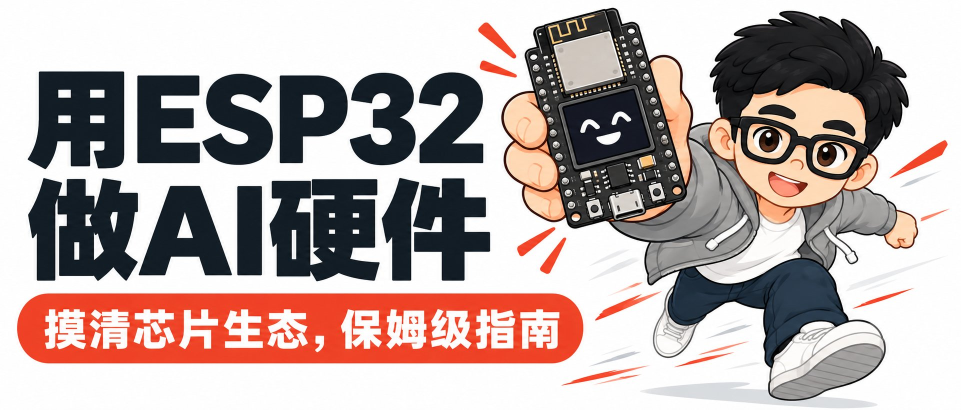
#> input picture examples/cgnot996-intro/assets/p-esp32.jpg, 1921 x 819 px (shown at 1/2 size)
$ python -i reading.py   (imports and definitions only)
#> lines starting #> are read from the running program, lines starting #| are printed output that depends on the picture
#> further down, picture is the input picture: PIL image 1921x819 RGB; mean R, G, B 184.4, 170.5, 168
"""Reading a frame as a viewer does: with the finish's bloom on it, shrunk to the size a phone shows it in the
feed, read by the computer's own text recognition, against the words the film says are on screen.

The reader: on a Mac the system's own (Vision, through read-text.swift, built once into the skill's home); on
Windows and Linux tesseract with its Chinese data (chi_sim, chi_tra), when it is installed. Without one, the
check says it could not read and is skipped (it never blocks a film for want of a reader).

  r = reader()                      # None, or what reads
  lines = read(r, [png, …])         # {png: [(text, confidence 0–1 or None), …]}
  where = boxes(r, [png, …])        # {png: [(text, confidence, (x0, y0, x1, y1)), …]}: each line's box, 0–1, y down
  silent = without_words(img, [b for _, _, b in where[png]])   # the picture with its lettering blurred past reading
  base = baseline(r, ["再看懂彼此"], (font_path, index))   # {text: the reader's confidence on it flat and large}
  ok, got = match("再看懂彼此", lines[png], base["再看懂彼此"])
"""
import json
import os
import shutil
import subprocess
import sys
import unicodedata
from difflib import SequenceMatcher
from pathlib import Path

import numpy as np
from PIL import Image

HOME = Path(os.environ.get("CHRISHKAI_VIDEO_HOME") or Path.home() / ".chrishkai-video")
SWIFT = Path(__file__).with_name("read-text.swift")
PHONE = 360  # px: a film's short side as a phone shows it in the feed (a 16:9 film 640 wide, a 9:16 one 640 tall)
SHAKY = 0.5  # Vision's confidence under this on the right words: read, but only just


# [21 lines left out: function reader, not called in this run]


def name(r):
    return {"vision": "macOS 文字识别", "tesseract": "tesseract"}[r[0]] if r else None


# [20 lines left out: function read, not called in this run]


def wordy(text):
    """Is it lettering a viewer reads (a letter or a digit in it), not a mark alone (！ ？ …)?"""
    return any(unicodedata.category(ch)[0] in "LN" for ch in text)


# [125 lines left out: functions _vision, boxes, boxes_closer, _sure, tsv_boxes, without_words, not called in this run]


def finish_look(img, bloom_from=0.85, bloom=0.3):
    """The finish step's bloom on a frame of any size (engine/scripts/finish.py: its glow, scaled to the frame)."""
#> called with bloom_from = 0.85, bloom = 0.3
    from scipy.ndimage import gaussian_filter
    srgb = np.asarray(img.convert("RGB"), dtype=np.float32) / 255
    if bloom <= 0:
        return img.convert("RGB")
    H, W = srgb.shape[:2]
#> H = 819; W = 1921
    k = max(W, H) / 1920
#> k = 1
    lin = srgb ** 2.2
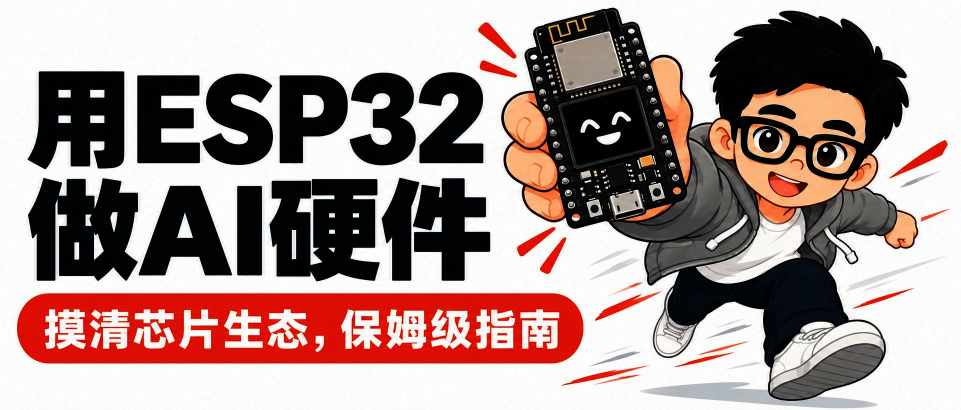
#> lin: shape (819, 1921, 3) float32 (shown at 1/2 size); mean R, G, B 0.67, 0.591, 0.575
    lum = lin @ np.array([0.2126, 0.7152, 0.0722], dtype=np.float32)
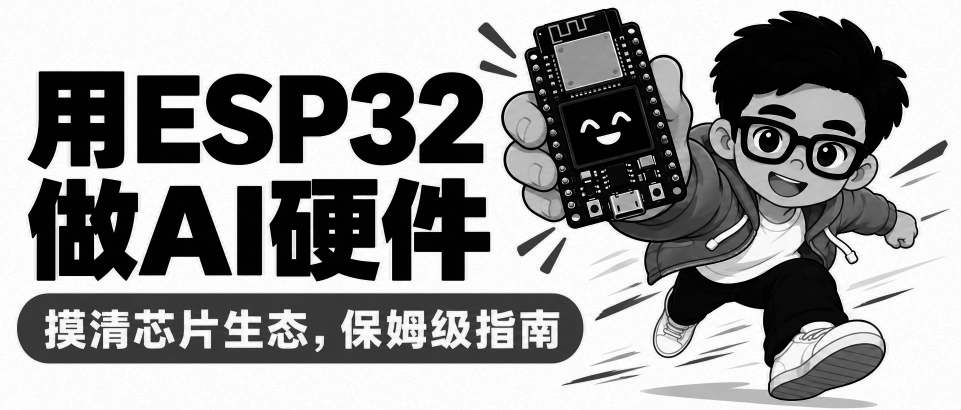
#> lum: shape (819, 1921) float32 (shown at 1/2 size); min 0, max 1, mean 0.606
    bright = lin * (np.clip((lum - bloom_from) / (1 - bloom_from), 0, 1)[..., None])
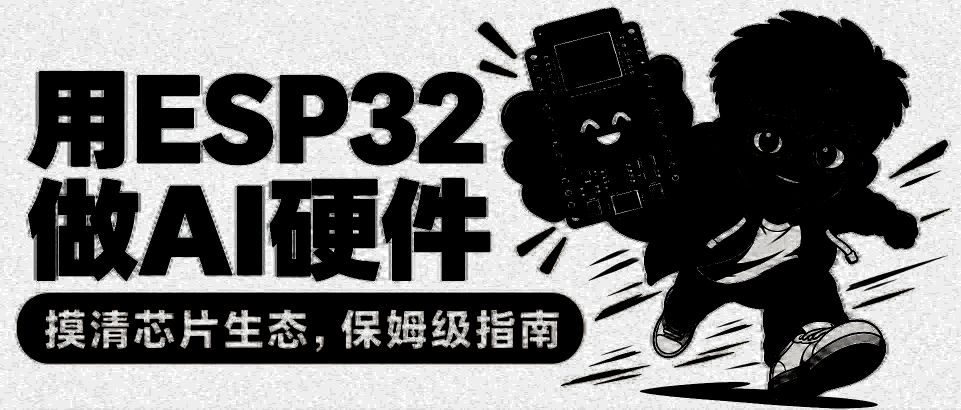
#> bright: shape (819, 1921, 3) float32 (shown at 1/2 size); mean R, G, B 0.461, 0.461, 0.46
    small = bright[::2, ::2]
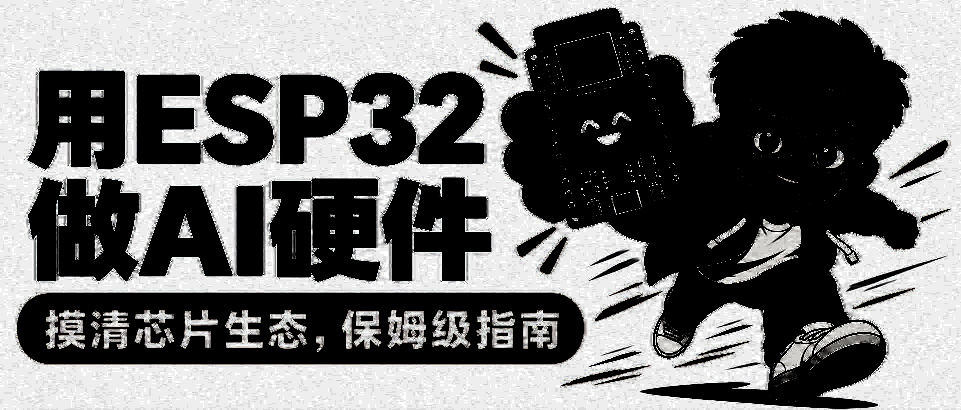
#> small: shape (410, 961, 3) float32; mean R, G, B 0.461, 0.461, 0.46
    glow = gaussian_filter(small, sigma=(6 * k, 6 * k, 0)) * 0.55 + gaussian_filter(small, sigma=(22 * k, 22 * k, 0)) * 0.35
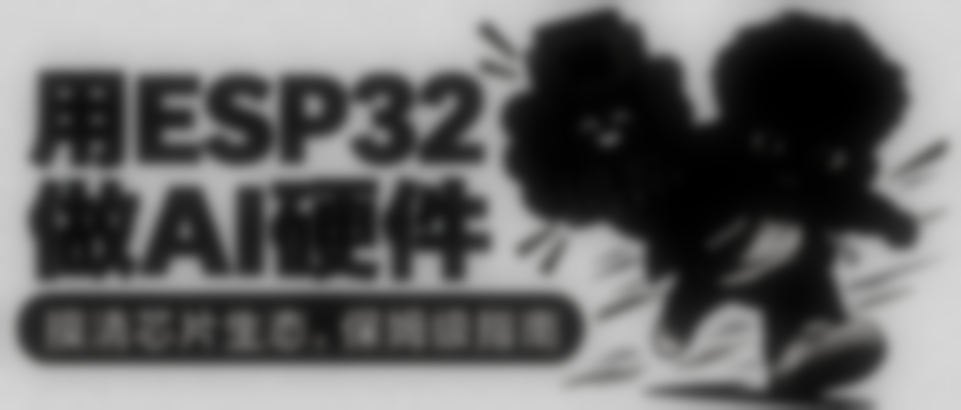
#> glow: shape (410, 961, 3) float32; mean R, G, B 0.414, 0.414, 0.414
    glow = np.repeat(np.repeat(glow, 2, axis=0), 2, axis=1)[:H, :W]
#> glow: shape (819, 1921, 3) float32
    out = np.clip(lin + glow * bloom, 0, 1) ** (1 / 2.2)
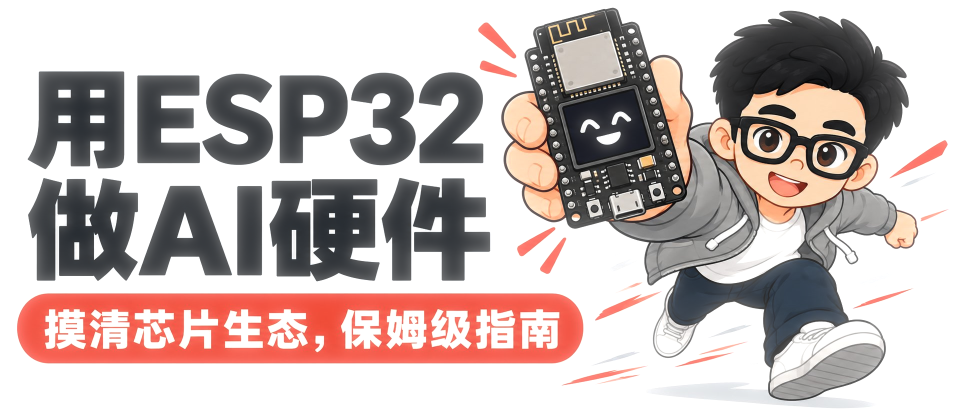
#> out: shape (819, 1921, 3) float32 (shown at 1/2 size); mean R, G, B 0.772, 0.721, 0.712
    return Image.fromarray((out * 255 + 0.5).astype(np.uint8))


# [5 lines left out: function phone, not called in this run]


# what a reader takes one for the other, where the film's words do not care (I and 1, O and 0, full and half width)
CONFUSE = str.maketrans({"1": "I", "l": "I", "|": "I", "!": "I", "0": "O"})


# [4 lines left out: function norm, not called in this run]


def _mostly(t, want):
    """Whether most of a recognised line's characters are the target's: a neighbour sharing an I or a 0 is not it."""
    return sum(b.size for b in SequenceMatcher(None, t, want, autojunk=False).get_matching_blocks()) >= 0.6 * len(t)


# [117 lines left out: functions confidence, match, baseline, not called in this run]

>>> from PIL import Image
>>> picture = Image.open('../../../../examples/cgnot996-intro/assets/p-esp32.jpg')
>>> result = finish_look(picture)
